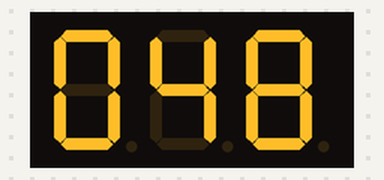
Simulated run of this sketch. Board: Arduino Uno, built with avr-gcc and run on an emulated ATmega328P. Shown: 3-digit seven-segment display. Wiring (inferred from the names in the program): 3-digit 7-segment display, segments lit when HIGH: segments pin 6, pin 7, pin 8, pin 9, pin 10, pin 11, pin 12; digit selects pin 3, pin 2, pin 1. The segment pins are drawn as the display they are named for.

Above: at 1.67 s.
At 5.43 s:
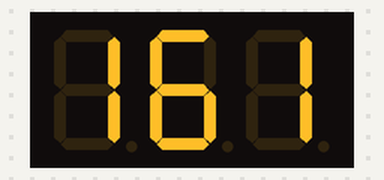
At 10.75 s:
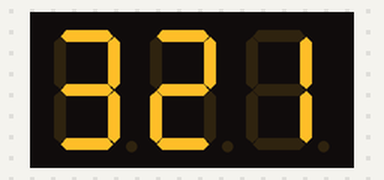
At 19.73 s:
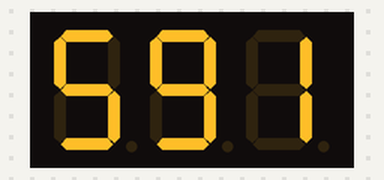
At 29.37 s:
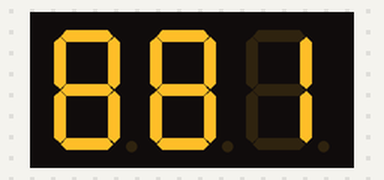
At 39.15 s:
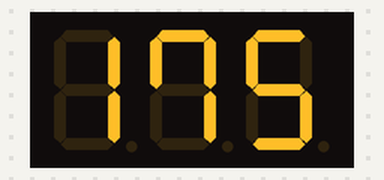

The sketch:

D_10_v_1_0_C_1_v_2.ino
```cpp
/*
  File: D_10_v_1_0_C_1_v_2
  Behavior: 7-seg LED
  Ports used:

  Date: 2013/05/04 12:08:42

*/

/* Segment: a,b,c  */
const int anode_pins[] = {6, 7, 8,
                          9, 10, 11,
                          12
                        };

const int cathode_pins[] = {1, 2, 3};

const int number_of_anode_pins = sizeof(anode_pins) / sizeof(anode_pins[0]);
const int number_of_cathode_pins = sizeof(cathode_pins) / sizeof(cathode_pins[0]);

//const int wait_length = 500;
const int wait_length = 1;

//const int max_num = 1000;
const int max_num = 10000;

//const int LED_dp =  13;    // Port 13 => Output (Connect the anode of the LED to this port)

const int digits[] = {
  0b00111111, // 0
  0b00000110, // 1
  0b01011011, // 2
  0b01001111, // 3
  0b01100110, // 4
  0b01101101, // 5
  0b01111101, // 6
  0b00100111, // 7
  0b01111111, // 8
  0b01101111, // 9
};

void display_number (int n) {
    for (int i = 0; i < number_of_anode_pins; i++) {
      digitalWrite(anode_pins[i], digits[n] & (1 << i) ? HIGH : LOW);
    }
}

void clear_segments() {
    for (int j = 0; j < number_of_anode_pins; j++) {
      digitalWrite(anode_pins[j], LOW);
    }
}

void display_numbers (int n) {
    for (int i = 0; i < number_of_cathode_pins; i++) {
//      digitalWrite(cathode_pins[i], LOW);
      digitalWrite(cathode_pins[i], HIGH);
      display_number(n % 10); // 最後の一桁を表示する
//      delay(1);
      delay(wait_length);
      clear_segments();
//      digitalWrite(cathode_pins[i], HIGH);
      digitalWrite(cathode_pins[i], LOW);
      n = n / 10; // 10で割る
    }
}//void display_numbers (int n) {

void setup()
{
    for (int i = 0; i < number_of_anode_pins; i++) {
        pinMode(anode_pins[i], OUTPUT);  // anode_pinsを出力モードに設定する
    }

    for (int i = 0; i < number_of_cathode_pins; i++) {
        pinMode(cathode_pins[i], OUTPUT);  // cathode_pinを出力モードに設定する
//        digitalWrite(cathode_pins[i], HIGH);
        digitalWrite(cathode_pins[i], LOW);
    }

}//void setup()

void loop()
{

    for (int i = 0; i < max_num; i++) {
//    for (int i = 0; i < max_num; i++) {
//      display_numbers(i);
      display_numbers(i / 10);
    }

}//void loop()
```
